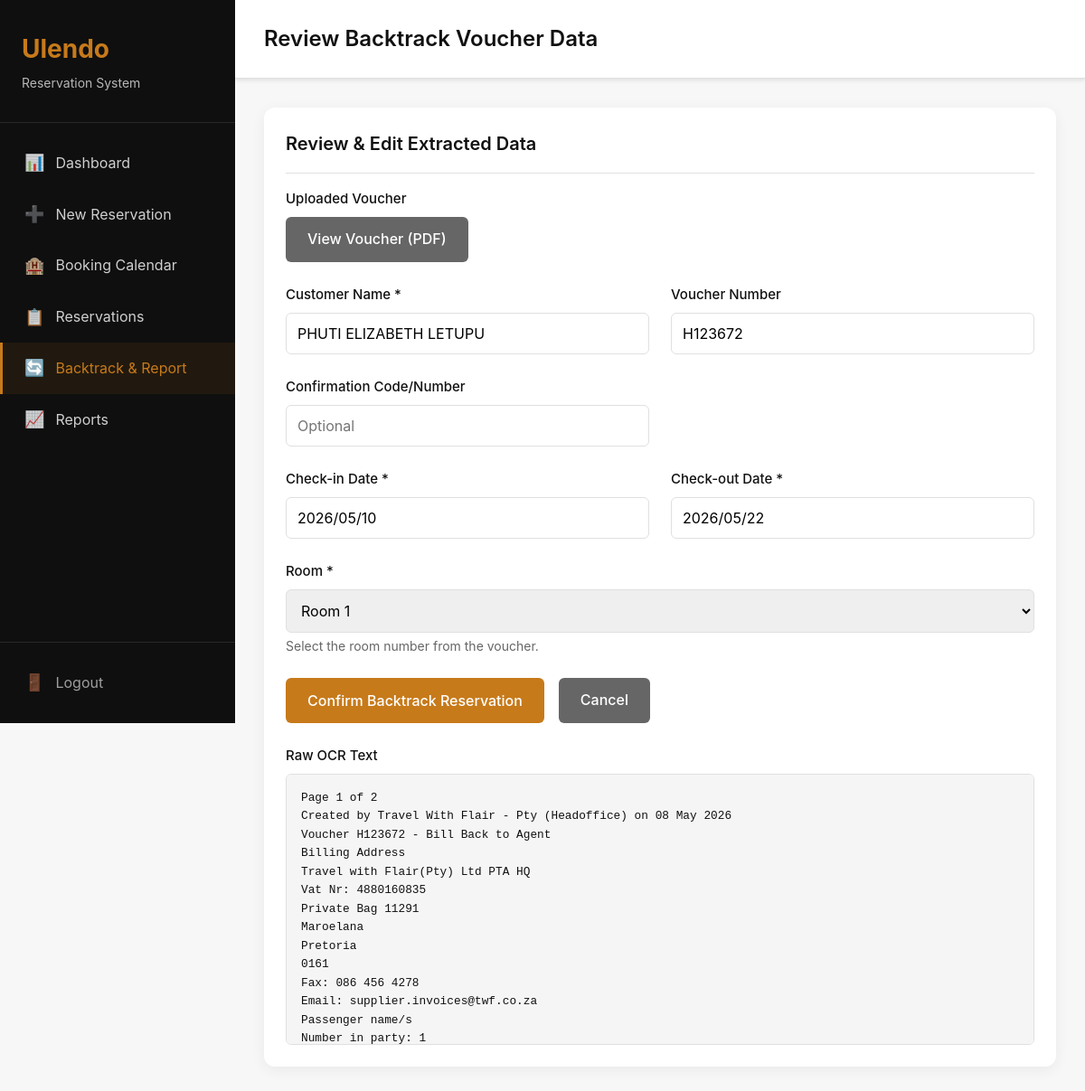
/backtrack/21/review/ (signed in), run on the app's committed database.
### backtrack/models.py (models this page shows, shortened)
class BacktrackVoucher(models.Model):
    voucher_file = models.FileField(upload_to='backtrack_vouchers/')
    extracted_data = models.JSONField(default=dict, blank=True)
    customer_name = models.CharField(max_length=200, blank=True)
    voucher_number = models.CharField(max_length=100, blank=True)
    check_in_date = models.DateField(null=True, blank=True)
    check_out_date = models.DateField(null=True, blank=True)
    check_in_raw = models.CharField(max_length=50, blank=True)
    check_out_raw = models.CharField(max_length=50, blank=True)
    is_confirmed = models.BooleanField(default=False)
    reservation = models.ForeignKey(
        BacktrackReservation,
        on_delete=models.SET_NULL,
        null=True,
        blank=True,
        related_name='vouchers'
    )
    created_at = models.DateTimeField(auto_now_add=True)
    updated_at = models.DateTimeField(auto_now=True)
    class Meta:
        ordering = ['-created_at']
        verbose_name = 'Backtrack Voucher'
        verbose_name_plural = 'Backtrack Vouchers'

### rooms/models.py (models this page shows, shortened)
class Room(models.Model):
    STATUS_AVAILABLE = 'available'
    STATUS_BOOKED = 'booked'
    STATUS_CHOICES = [
        (STATUS_AVAILABLE, 'Available'),
        (STATUS_BOOKED, 'Booked'),
    ]
    room_number = models.CharField(max_length=10, unique=True)
    room_type = models.CharField(max_length=50, blank=True, null=True)
    is_active = models.BooleanField(default=True)
    status = models.CharField(max_length=20, choices=STATUS_CHOICES, default=STATUS_AVAILABLE)
    created_at = models.DateTimeField(auto_now_add=True)
    updated_at = models.DateTimeField(auto_now=True)
    class Meta:
        ordering = ['room_number']
        verbose_name = 'Room'
        verbose_name_plural = 'Rooms'
    def __str__(self):
        return f"Room {self.room_number}" + (f" ({self.room_type})" if self.room_type else "")

### backtrack/views.py (the view, shortened to what this page needs)
# urls.py: path('<int:voucher_id>/review/', views.review_backtrack_voucher, name='review_backtrack_voucher'),
@login_required
def review_backtrack_voucher(request, voucher_id):
    voucher = get_object_or_404(BacktrackVoucher, pk=voucher_id)
    form_check_in = voucher.check_in_date if isinstance(voucher.check_in_date, date) else None
    form_check_out = voucher.check_out_date if isinstance(voucher.check_out_date, date) else None
    today = date.today()
    tomorrow = today + timedelta(days=1)
    room_form = BacktrackReservationForm(
        initial={
            'customer_name': voucher.customer_name,
            'voucher_number': voucher.voucher_number,
            'check_in_date': form_check_in.strftime('%Y/%m/%d') if form_check_in else '',
            'check_out_date': form_check_out.strftime('%Y/%m/%d') if form_check_out else '',
        },
        check_in_date=today,
        check_out_date=tomorrow,
    )
    context = {
        'voucher': voucher,
        'room_form': room_form,
        'check_in': form_check_in.strftime('%Y/%m/%d') if form_check_in else '',
        'check_out': form_check_out.strftime('%Y/%m/%d') if form_check_out else '',
    }
    import sys
    print(f"\n=== BACKTRACK REVIEW PAGE ===", file=sys.stderr)
    print(f"form_check_in: {form_check_in} form_check_out: {form_check_out}", file=sys.stderr)
    print(f"context check_in: '{context['check_in']}' check_out: '{context['check_out']}'", file=sys.stderr)
    print(f"voucher.check_in_date: {voucher.check_in_date}", file=sys.stderr)
    print(f"voucher.check_out_date: {voucher.check_out_date}", file=sys.stderr)
    print(f"voucher.extracted_data: {dict(voucher.extracted_data) if voucher.extracted_data else None}", file=sys.stderr)
    print(f"============================\n", file=sys.stderr)
    return render(request, 'backtrack/review_backtrack.html', context)

### backtrack/templates/backtrack/review_backtrack.html (shortened to what this page needs)
{% extends 'base.html' %}
{% block page_title %}Review Backtrack Voucher Data{% endblock %}
{% block content %}
<div class="card">
    <div class="card-header">
        <h3 class="card-title">Review & Edit Extracted Data</h3>
    </div>
    <div class="card-body">
        {% if voucher.voucher_file %}
        <div class="form-group">
            <label class="form-label">Uploaded Voucher</label>
            <div>
                {% if voucher.voucher_file.name|slice:"-4:" == ".pdf" or voucher.voucher_file.name|slice:"-4:" == ".PDF" %}
                    <a href="{{ voucher.voucher_file.url }}" target="_blank" class="btn btn-secondary" style="display: inline-block;">
                        View Voucher (PDF)
                    </a>
                {% else %}
                    <img src="{{ voucher.voucher_file.url }}" alt="Voucher" style="max-width: 100%; max-height: 400px; border: 1px solid var(--border); border-radius: 6px;">
                {% endif %}
            </div>
        </div>
        {% endif %}
        <form method="post">
            <div class="grid grid-2">
                <div class="form-group">
                    <label class="form-label">Customer Name *</label>
                    <input type="text" name="customer_name" value="{{ voucher.customer_name }}" class="form-control" required>
                </div>
                <div class="form-group">
                    <label class="form-label">Voucher Number</label>
                    <input type="text" name="voucher_number" value="{{ voucher.voucher_number }}" class="form-control">
                </div>
            </div>
            <div class="grid grid-2">
                <div class="form-group">
                    <label class="form-label">Confirmation Code/Number</label>
                    <input type="text" name="confirmation_code" value="" class="form-control" placeholder="Optional">
                </div>
                <div class="form-group"></div>
            </div>
            <div class="grid grid-2">
                <div class="form-group">
                    <label class="form-label">Check-in Date *</label>
                    <input type="text" name="check_in_date" value="{% if check_in %}{{ check_in }}{% else %}{{ voucher.extracted_data.check_in_raw|default:'' }}{% endif %}" class="form-control date-picker" placeholder="yyyy/mm/dd" required>
                </div>
                <div class="form-group">
                    <label class="form-label">Check-out Date *</label>
                    <input type="text" name="check_out_date" value="{% if check_out %}{{ check_out }}{% else %}{{ voucher.extracted_data.check_out_raw|default:'' }}{% endif %}" class="form-control date-picker" placeholder="yyyy/mm/dd" required>
                </div>
            </div>
            <div class="form-group">
                <label class="form-label">Room *</label>
                {{ room_form.room_number }}
                <div class="form-help">Select the room number from the voucher.</div>
            </div>
            <div class="d-flex gap-2 mt-3">
                <button type="submit" class="btn btn-primary">Confirm Backtrack Reservation</button>
                <a href="{% url 'backtrack:new_backtrack' %}" class="btn btn-secondary">Cancel</a>
            </div>
        </form>
        {% if voucher.extracted_data.raw_text %}
        <div style="margin-top: 1.5rem; font-size: 0.8rem;">
            <label class="form-label">Raw OCR Text</label>
            <pre style="background: #f5f5f5; padding: 1rem; border-radius: 6px; white-space: pre-wrap; word-break: break-word; max-height: 300px; overflow-y: auto; border: 1px solid var(--border);">{{ voucher.extracted_data.raw_text }}</pre>
        </div>
        {% endif %}
    </div>
</div>
{% endblock %}

### core/static/core/css/style.css (style rules this page uses)
:root { --primary: #C77A1A; --secondary: #0F0F0F; --background: #F7F7F7; --text-primary: #111111; --text-secondary: #666666; --success: #1E9E5A; --warning: #F4A261; --error: #D64545; --info: #2F80ED; --white: #FFFFFF; --border: #E0E0E0; --shadow: rgba(0, 0, 0, 0.1); }
* { margin: 0; padding: 0; box-sizing: border-box; }
body { font-family: -apple-system, BlinkMacSystemFont, 'Segoe UI', Roboto, Oxygen, Ubuntu, Cantarell, sans-serif; background: var(--background); color: var(--text-primary); line-height: 1.6; }
.card { background: var(--white); border-radius: 12px; padding: 1.5rem; box-shadow: 0 4px 16px rgba(0, 0, 0, 0.06); margin-bottom: 1.5rem; }
.card-header { display: flex; justify-content: space-between; align-items: center; margin-bottom: 1rem; padding-bottom: 1rem; border-bottom: 1px solid var(--border); }
.card-title { font-size: 1.25rem; font-weight: 600; color: var(--text-primary); }
.card-body { padding: 0; }
.form-group { margin-bottom: 1.5rem; }
.form-label { display: block; margin-bottom: 0.5rem; font-weight: 500; color: var(--text-primary); font-size: 0.9375rem; }
.form-control { width: 100%; padding: 0.75rem; border: 1px solid var(--border); border-radius: 6px; font-size: 1rem; font-family: inherit; transition: all 0.2s; }
select.form-control { cursor: pointer; }
.form-help { color: var(--text-secondary); font-size: 0.875rem; margin-top: 0.25rem; }
.btn { display: inline-block; padding: 0.75rem 1.5rem; border: none; border-radius: 6px; font-size: 1rem; font-weight: 500; cursor: pointer; text-decoration: none; text-align: center; transition: all 0.2s; font-family: inherit; }
.btn-primary { background: var(--primary); color: var(--white); }
.btn-secondary { background: var(--text-secondary); color: var(--white); }
.grid { display: grid; gap: 1.5rem; }
.grid-2 { grid-template-columns: repeat(2, 1fr); }
.mt-3 { margin-top: 1.5rem; }
.d-flex { display: flex; }
.gap-2 { gap: 1rem; }

### data on the page
BacktrackVoucher: customer_name "PHUTI ELIZABETH LETUPU", voucher_number "H123672", extracted_data.raw_text "Page 1 of 2 Created by Travel With Flair - Pty (Headoffice) on 08 May 2026 Voucher H123672 - Bill Back to Agent Billing Address Travel with Flair(Pty) Ltd PTA HQ Vat Nr: 4880160835 Private Bag 11291 Maroelana Pretoria 0161 Fax: 086 456 4278 Email: supplier.invoices@twf.co.za Passenger name/s Number in party: 1…"
Room: room_number "Room 1"
